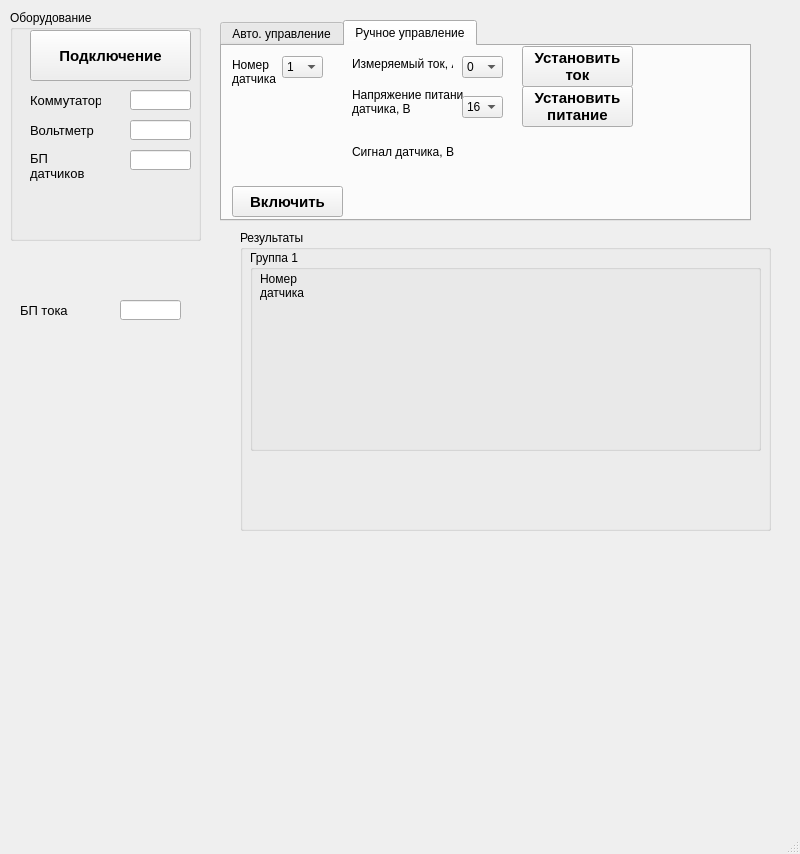
<?xml version="1.0" encoding="UTF-8"?>
<ui version="4.0">
 <class>MainWindow</class>
 <widget class="QMainWindow" name="MainWindow">
  <property name="geometry">
   <rect>
    <x>0</x>
    <y>0</y>
    <width>800</width>
    <height>854</height>
   </rect>
  </property>
  <property name="windowTitle">
   <string>Тестирование датчиков ДТ-500</string>
  </property>
  <property name="autoFillBackground">
   <bool>false</bool>
  </property>
  <widget class="QWidget" name="centralwidget">
   <widget class="QGroupBox" name="groupBox">
    <property name="geometry">
     <rect>
      <x>10</x>
      <y>10</y>
      <width>191</width>
      <height>231</height>
     </rect>
    </property>
    <property name="title">
     <string>Оборудование</string>
    </property>
    <widget class="QPushButton" name="pushButton">
     <property name="geometry">
      <rect>
       <x>20</x>
       <y>20</y>
       <width>161</width>
       <height>51</height>
      </rect>
     </property>
     <property name="font">
      <font>
       <pointsize>11</pointsize>
       <weight>75</weight>
       <bold>true</bold>
      </font>
     </property>
     <property name="text">
      <string>Подключение</string>
     </property>
    </widget>
    <widget class="QLabel" name="label">
     <property name="geometry">
      <rect>
       <x>20</x>
       <y>80</y>
       <width>71</width>
       <height>21</height>
      </rect>
     </property>
     <property name="font">
      <font>
       <pointsize>10</pointsize>
      </font>
     </property>
     <property name="text">
      <string>Коммутатор</string>
     </property>
    </widget>
    <widget class="QLineEdit" name="lineEdit">
     <property name="geometry">
      <rect>
       <x>120</x>
       <y>80</y>
       <width>61</width>
       <height>20</height>
      </rect>
     </property>
    </widget>
    <widget class="QLabel" name="label_2">
     <property name="geometry">
      <rect>
       <x>20</x>
       <y>110</y>
       <width>71</width>
       <height>21</height>
      </rect>
     </property>
     <property name="font">
      <font>
       <pointsize>10</pointsize>
      </font>
     </property>
     <property name="text">
      <string>Вольтметр</string>
     </property>
    </widget>
    <widget class="QLineEdit" name="lineEdit_2">
     <property name="geometry">
      <rect>
       <x>120</x>
       <y>110</y>
       <width>61</width>
       <height>20</height>
      </rect>
     </property>
    </widget>
    <widget class="QLineEdit" name="lineEdit_3">
     <property name="geometry">
      <rect>
       <x>120</x>
       <y>140</y>
       <width>61</width>
       <height>20</height>
      </rect>
     </property>
    </widget>
    <widget class="QLabel" name="label_3">
     <property name="geometry">
      <rect>
       <x>20</x>
       <y>140</y>
       <width>111</width>
       <height>31</height>
      </rect>
     </property>
     <property name="font">
      <font>
       <pointsize>10</pointsize>
      </font>
     </property>
     <property name="acceptDrops">
      <bool>false</bool>
     </property>
     <property name="text">
      <string>БП
датчиков</string>
     </property>
     <property name="textFormat">
      <enum>Qt::AutoText</enum>
     </property>
     <property name="scaledContents">
      <bool>false</bool>
     </property>
     <property name="openExternalLinks">
      <bool>false</bool>
     </property>
    </widget>
   </widget>
   <widget class="QGroupBox" name="groupBox_2">
    <property name="geometry">
     <rect>
      <x>240</x>
      <y>230</y>
      <width>531</width>
      <height>301</height>
     </rect>
    </property>
    <property name="title">
     <string>Результаты</string>
    </property>
    <widget class="QGroupBox" name="groupBox_3">
     <property name="geometry">
      <rect>
       <x>10</x>
       <y>20</y>
       <width>511</width>
       <height>201</height>
      </rect>
     </property>
     <property name="title">
      <string>Группа 1</string>
     </property>
     <widget class="QLabel" name="label_9">
      <property name="geometry">
       <rect>
        <x>10</x>
        <y>20</y>
        <width>51</width>
        <height>31</height>
       </rect>
      </property>
      <property name="text">
       <string>Номер
датчика</string>
      </property>
     </widget>
    </widget>
   </widget>
   <widget class="QTabWidget" name="tabWidget">
    <property name="geometry">
     <rect>
      <x>220</x>
      <y>20</y>
      <width>531</width>
      <height>201</height>
     </rect>
    </property>
    <property name="currentIndex">
     <number>1</number>
    </property>
    <widget class="QWidget" name="tab">
     <attribute name="title">
      <string>Авто. управление</string>
     </attribute>
     <widget class="QPushButton" name="pushButton_2">
      <property name="geometry">
       <rect>
        <x>10</x>
        <y>10</y>
        <width>161</width>
        <height>51</height>
       </rect>
      </property>
      <property name="font">
       <font>
        <pointsize>11</pointsize>
        <weight>75</weight>
        <bold>true</bold>
       </font>
      </property>
      <property name="text">
       <string>Запуск
тестирования</string>
      </property>
     </widget>
     <widget class="QLabel" name="label_10">
      <property name="geometry">
       <rect>
        <x>190</x>
        <y>10</y>
        <width>111</width>
        <height>31</height>
       </rect>
      </property>
      <property name="text">
       <string>Номер проверяемого
датчика</string>
      </property>
     </widget>
    </widget>
    <widget class="QWidget" name="tab_2">
     <attribute name="title">
      <string>Ручное управление</string>
     </attribute>
     <widget class="QComboBox" name="comboBox">
      <property name="geometry">
       <rect>
        <x>60</x>
        <y>10</y>
        <width>41</width>
        <height>22</height>
       </rect>
      </property>
      <item>
       <property name="text">
        <string>1</string>
       </property>
      </item>
      <item>
       <property name="text">
        <string>2</string>
       </property>
      </item>
      <item>
       <property name="text">
        <string>3</string>
       </property>
      </item>
      <item>
       <property name="text">
        <string>4</string>
       </property>
      </item>
      <item>
       <property name="text">
        <string>5</string>
       </property>
      </item>
      <item>
       <property name="text">
        <string>6</string>
       </property>
      </item>
      <item>
       <property name="text">
        <string>7</string>
       </property>
      </item>
     </widget>
     <widget class="QLabel" name="label_5">
      <property name="geometry">
       <rect>
        <x>10</x>
        <y>10</y>
        <width>51</width>
        <height>31</height>
       </rect>
      </property>
      <property name="text">
       <string>Номер
датчика</string>
      </property>
     </widget>
     <widget class="QLabel" name="label_6">
      <property name="geometry">
       <rect>
        <x>130</x>
        <y>10</y>
        <width>101</width>
        <height>16</height>
       </rect>
      </property>
      <property name="text">
       <string>Измеряемый ток, А</string>
      </property>
     </widget>
     <widget class="QLabel" name="label_7">
      <property name="geometry">
       <rect>
        <x>130</x>
        <y>40</y>
        <width>111</width>
        <height>31</height>
       </rect>
      </property>
      <property name="acceptDrops">
       <bool>false</bool>
      </property>
      <property name="text">
       <string>Напряжение питания
датчика, В</string>
      </property>
     </widget>
     <widget class="QLabel" name="label_8">
      <property name="geometry">
       <rect>
        <x>130</x>
        <y>90</y>
        <width>111</width>
        <height>31</height>
       </rect>
      </property>
      <property name="acceptDrops">
       <bool>false</bool>
      </property>
      <property name="text">
       <string>Сигнал датчика, В</string>
      </property>
     </widget>
     <widget class="QPushButton" name="pushButton_3">
      <property name="geometry">
       <rect>
        <x>10</x>
        <y>140</y>
        <width>111</width>
        <height>31</height>
       </rect>
      </property>
      <property name="font">
       <font>
        <pointsize>11</pointsize>
        <weight>75</weight>
        <bold>true</bold>
       </font>
      </property>
      <property name="text">
       <string>Включить</string>
      </property>
     </widget>
     <widget class="QPushButton" name="pushButton_4">
      <property name="geometry">
       <rect>
        <x>300</x>
        <y>0</y>
        <width>111</width>
        <height>41</height>
       </rect>
      </property>
      <property name="font">
       <font>
        <pointsize>11</pointsize>
        <weight>75</weight>
        <bold>true</bold>
       </font>
      </property>
      <property name="text">
       <string>Установить
ток</string>
      </property>
     </widget>
     <widget class="QComboBox" name="comboBox_2">
      <property name="geometry">
       <rect>
        <x>240</x>
        <y>10</y>
        <width>41</width>
        <height>22</height>
       </rect>
      </property>
      <item>
       <property name="text">
        <string>0</string>
       </property>
      </item>
      <item>
       <property name="text">
        <string>100</string>
       </property>
      </item>
      <item>
       <property name="text">
        <string>200</string>
       </property>
      </item>
      <item>
       <property name="text">
        <string>300</string>
       </property>
      </item>
      <item>
       <property name="text">
        <string>400</string>
       </property>
      </item>
      <item>
       <property name="text">
        <string>500</string>
       </property>
      </item>
     </widget>
     <widget class="QComboBox" name="comboBox_3">
      <property name="geometry">
       <rect>
        <x>240</x>
        <y>50</y>
        <width>41</width>
        <height>22</height>
       </rect>
      </property>
      <item>
       <property name="text">
        <string>16</string>
       </property>
      </item>
      <item>
       <property name="text">
        <string>27</string>
       </property>
      </item>
      <item>
       <property name="text">
        <string>32</string>
       </property>
      </item>
     </widget>
     <widget class="QPushButton" name="pushButton_5">
      <property name="geometry">
       <rect>
        <x>300</x>
        <y>40</y>
        <width>111</width>
        <height>41</height>
       </rect>
      </property>
      <property name="font">
       <font>
        <pointsize>11</pointsize>
        <weight>75</weight>
        <bold>true</bold>
       </font>
      </property>
      <property name="text">
       <string>Установить
питание</string>
      </property>
     </widget>
    </widget>
   </widget>
   <widget class="QLineEdit" name="lineEdit_4">
    <property name="geometry">
     <rect>
      <x>120</x>
      <y>300</y>
      <width>61</width>
      <height>20</height>
     </rect>
    </property>
    <property name="text">
     <string/>
    </property>
   </widget>
   <widget class="QLabel" name="label_4">
    <property name="geometry">
     <rect>
      <x>20</x>
      <y>300</y>
      <width>71</width>
      <height>21</height>
     </rect>
    </property>
    <property name="font">
     <font>
      <pointsize>10</pointsize>
     </font>
    </property>
    <property name="acceptDrops">
     <bool>false</bool>
    </property>
    <property name="text">
     <string>БП тока</string>
    </property>
    <property name="textFormat">
     <enum>Qt::AutoText</enum>
    </property>
    <property name="scaledContents">
     <bool>false</bool>
    </property>
    <property name="openExternalLinks">
     <bool>false</bool>
    </property>
   </widget>
  </widget>
  <widget class="QMenuBar" name="menubar">
   <property name="geometry">
    <rect>
     <x>0</x>
     <y>0</y>
     <width>800</width>
     <height>21</height>
    </rect>
   </property>
  </widget>
  <widget class="QStatusBar" name="statusbar"/>
 </widget>
 <resources/>
 <connections/>
</ui>
